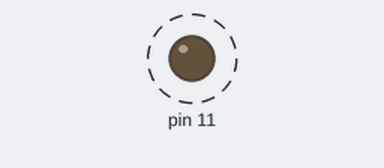
This program was run on a simulated Raspberry Pi (header pin numbers). On the bench: output pins drawn as LEDs (lit = HIGH). Dashed ring = blinking.

Above: at 0.5 s.
Timing chart, 0 to 4.6 s (numbered marks = the images above):
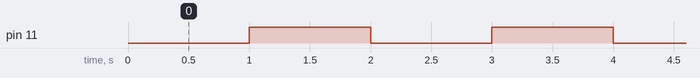

Measured:
- by itself, pin 11: alternates HIGH for 1.0 s and LOW for 1.0 s

The program:

ledBlink.py
```python
import time, RPi.GPIO as GPIO

GPIO.setmode(GPIO.BOARD)

GPIO.setup(11,GPIO.OUT)

GPIO.setwarnings(False)

while True:
    GPIO.output(11, False)
    time.sleep(1)
    GPIO.output(11, True)
    time.sleep(1)
```
